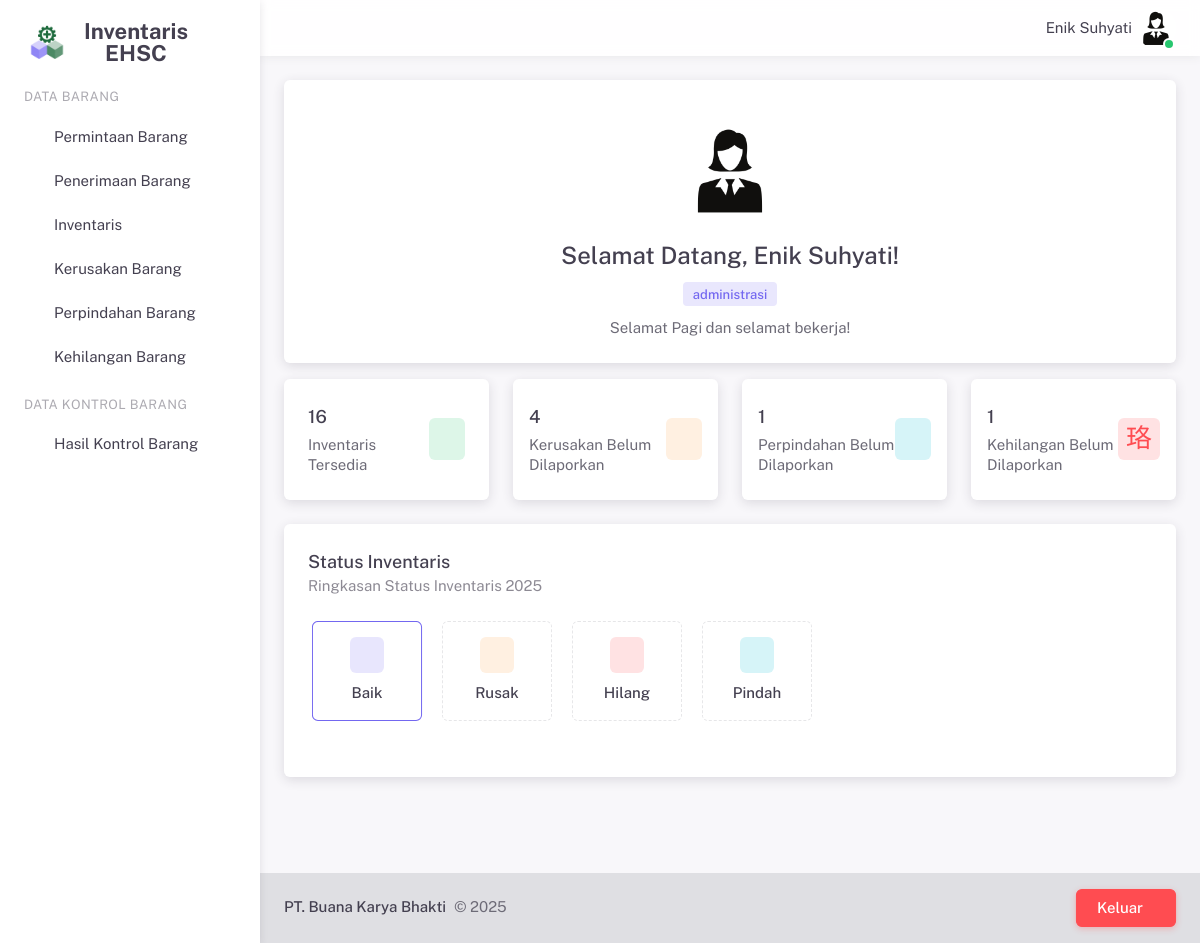
Screenshot of /pages/dashboard.php (signed in) with the database file from the repository.
### tables this page shows
CREATE TABLE `user` (
  `id_user` int(11) NOT NULL,
  `nama` varchar(255) NOT NULL,
  `username` varchar(255) NOT NULL,
  `password` varchar(255) NOT NULL,
  `email` varchar(255) NOT NULL,
  `jabatan` varchar(255) NOT NULL,
  `foto` varchar(255) NOT NULL,
  `hak_akses` int(11) NOT NULL
);

### server/sessionHandler.php (called while the page is built, shortened)
<?php
$id_user = $_SESSION['id_user'];
?>

### pages/dashboard.php (the view, shortened to what this page needs)
<?php
require('../server/sessionHandler.php');
require('../layouts/header.php');
$queryInventarisTersedia = "SELECT COUNT(*) as total_inventaris FROM inventaris WHERE jumlah_akhir > 0";
$resultInventarisTersedia = mysqli_query($conn, $queryInventarisTersedia);
$rowInventarisTersedia = mysqli_fetch_assoc($resultInventarisTersedia);
$totalInventarisTersedia = $rowInventarisTersedia['total_inventaris'];
$tahun_sekarang = date('Y');
$jam = date('H');
$queryKerusakan = "SELECT
                    (
                        COALESCE((SELECT SUM(jumlah_rusak) FROM kontrol_barang_cawu_satu), 0) +
                        COALESCE((SELECT SUM(jumlah_rusak) FROM kontrol_barang_cawu_dua), 0) +
                        COALESCE((SELECT SUM(jumlah_rusak) FROM kontrol_barang_cawu_tiga), 0) -
                        COALESCE((SELECT SUM(jumlah_kerusakan) FROM kerusakan_barang), 0)
                    ) as total_belum_dilaporkan";
$resultKerusakan = mysqli_query($conn, $queryKerusakan);
$rowKerusakan = mysqli_fetch_assoc($resultKerusakan);
$totalKerusakanBelumDilaporkan = $rowKerusakan['total_belum_dilaporkan'];
$queryPerpindahan = "SELECT
                    (
                        COALESCE((SELECT SUM(jumlah_pindah) FROM kontrol_barang_cawu_satu), 0) +
                        COALESCE((SELECT SUM(jumlah_pindah) FROM kontrol_barang_cawu_dua), 0) +
                        COALESCE((SELECT SUM(jumlah_pindah) FROM kontrol_barang_cawu_tiga), 0) -
                        COALESCE((SELECT SUM(jumlah_perpindahan) FROM perpindahan_barang), 0)
                    ) as total_belum_dilaporkan";
$resultPerpindahan = mysqli_query($conn, $queryPerpindahan);
$rowPerpindahan = mysqli_fetch_assoc($resultPerpindahan);
$totalPerpindahanBelumDilaporkan = $rowPerpindahan['total_belum_dilaporkan'];
$queryKehilangan = "SELECT
                    (
                        COALESCE((SELECT SUM(jumlah_hilang) FROM kontrol_barang_cawu_satu), 0) +
                        COALESCE((SELECT SUM(jumlah_hilang) FROM kontrol_barang_cawu_dua), 0) +
                        COALESCE((SELECT SUM(jumlah_hilang) FROM kontrol_barang_cawu_tiga), 0) -
                        COALESCE((SELECT SUM(jumlah_kehilangan) FROM kehilangan_barang), 0)
                    ) as total_belum_dilaporkan";
$resultKehilangan = mysqli_query($conn, $queryKehilangan);
$rowKehilangan = mysqli_fetch_assoc($resultKehilangan);
$totalKehilanganBelumDilaporkan = $rowKehilangan['total_belum_dilaporkan'];
?>
<div class="layout-wrapper layout-content-navbar">
    <div class="layout-container">
        <?php
        require('../layouts/sidePanel.php');
        ?>
        <div class="layout-page">
            <?php require('../layouts/navbar.php'); ?>
            <div class="content-wrapper">
                <div class="container-xxl flex-grow-1 container-p-y">
                    <div class="col-12 mb-4">
                        <div class="card">
                            <div class="card-body">
                                <div class="user-avatar-section text-center">
                                    <div class="d-flex flex-column align-items-center">
                                        <img class="img-fluid rounded my-4"
                                            src="../upload/user/<?php echo ($user['foto']); ?>" height="100" width="100"
                                            alt="User avatar" />
                                        <div class="user-info text-center mb-3">
                                            <h4 class="mb-2">Selamat Datang, <?php echo ($user['nama']); ?>!</h4>
                                            <span
                                                class="badge bg-label-primary"><?php echo ($user['jabatan']); ?></span>
                                        </div>
                                        <?php
                                        $ucapan = '';
                                        if ($jam >= 5 && $jam < 12) {
                                            $ucapan = "Selamat Pagi";
                                        } elseif ($jam >= 12 && $jam < 15) {
                                            $ucapan = "Selamat Siang";
                                        } elseif ($jam >= 15 && $jam < 18) {
                                            $ucapan = "Selamat Sore";
                                        } else {
                                            $ucapan = "Selamat Malam";
                                        }
                                        ?>
                                        <div class="welcome-message text-center">
                                            <p class="mb-0"><?php echo $ucapan; ?> dan selamat bekerja!</p>
                                        </div>
                                    </div>
                                </div>
                            </div>
                        </div>
                    </div>
                    <div class="row row-cols-1 row-cols-md-3 g-6 mb-12">
                        <div class="col-sm-6 col-lg-3">
                            <div class="card h-100">
                                <div class="card-body d-flex justify-content-between align-items-center">
                                    <div class="card-title mb-0">
                                        <h5 class="mb-1"><?php echo $totalInventarisTersedia; ?></h5>
                                        <p class="mb-0">Inventaris Tersedia</p>
                                    </div>
                                    <div class="card-icon">
                                        <span class="badge bg-label-success rounded p-2">
                                            <i class="ti ti-box ti-26px"></i>
                                        </span>
                                    </div>
                                </div>
                            </div>
                        </div>
                        <div class="col-sm-6 col-lg-3">
                            <div class="card h-100">
                                <div class="card-body d-flex justify-content-between align-items-center p-4">
                                    <div class="card-title mb-0">
                                        <h5 class="mb-1"><?php echo $totalKerusakanBelumDilaporkan; ?></h5>
                                        <p class="mb-0">Kerusakan Belum Dilaporkan</p>
                                    </div>
                                    <div class="card-icon">
                                        <span class="badge bg-label-warning rounded p-2">
                                            <i class="ti ti-alert-octagon ti-26px"></i>
                                        </span>
                                    </div>
                                </div>
                            </div>
                        </div>
                        <div class="col-sm-6 col-lg-3">
                            <div class="card h-100">
                                <div class="card-body d-flex justify-content-between align-items-center p-4">
                                    <div class="card-title mb-0">
                                        <h5 class="mb-1"><?php echo $totalPerpindahanBelumDilaporkan; ?></h5>
                                        <p class="mb-0">Perpindahan Belum Dilaporkan</p>
                                    </div>
                                    <div class="card-icon">
                                        <span class="badge bg-label-info rounded p-2">
                                            <i class="ti ti-arrows-exchange ti-26px"></i>
                                        </span>
                                    </div>
                                </div>
                            </div>
                        </div>
                        <div class="col-sm-6 col-lg-3">
                            <div class="card h-100">
                                <div class="card-body d-flex justify-content-between align-items-center p-4">
                                    <div class="card-title mb-0">
                                        <h5 class="mb-1"><?php echo $totalKehilanganBelumDilaporkan; ?></h5>
                                        <p class="mb-0">Kehilangan Belum Dilaporkan</p>
                                    </div>
                                    <div class="card-icon">
                                        <span class="badge bg-label-danger rounded p-2">
                                            <n class="ti ti-folder-question ti-26px"></i>
                                        </span>
                                    </div>
                                </div>
                            </div>
                        </div>
                        <div class="col-lg-12">
                            <div class="card mb-6">
                                <div class="card-header d-flex justify-content-between">
                                    <div class="card-title m-0">
                                        <h5 class="mb-1">Status Inventaris</h5>
                                        <p class="card-subtitle">Ringkasan Status Inventaris
                                            <?php echo $tahun_sekarang; ?>
                                        </p>
                                    </div>
                                </div>
                                <div class="card-body">
                                    <ul class="nav nav-tabs widget-nav-tabs pb-8 gap-4 mx-1 d-flex flex-nowrap"
                                        role="tablist">
                                        <li class="nav-item">
                                            <a href="javascript:void(0);"
                                                class="nav-link btn active d-flex flex-column align-items-center justify-content-center"
                                                role="tab" data-bs-toggle="tab" data-bs-target="#navs-tersedia-id"
                                                aria-controls="navs-tersedia-id" aria-selected="true">
                                                <div class="badge bg-label-success rounded p-2">
                                                    <i class="ti ti-checkbox ti-md"></i>
                                                </div>
                                                <h6 class="tab-widget-title mb-0 mt-2">Baik</h6>
                                            </a>
                                        </li>
                                        <li class="nav-item">
                                            <a href="javascript:void(0);"
                                                class="nav-link btn d-flex flex-column align-items-center justify-content-center"
                                                role="tab" data-bs-toggle="tab" data-bs-target="#navs-rusak-id"
                                                aria-controls="navs-rusak-id" aria-selected="false">
                                                <div class="badge bg-label-warning rounded p-2">
                                                    <i class="ti ti-alert-triangle ti-md"></i>
                                                </div>
                                                <h6 class="tab-widget-title mb-0 mt-2">Rusak</h6>
                                            </a>
                                        </li>
                                        <li class="nav-item">
                                            <a href="javascript:void(0);"
                                                class="nav-link btn d-flex flex-column align-items-center justify-content-center"
                                                role="tab" data-bs-toggle="tab" data-bs-target="#navs-hilang-id"
                                                aria-controls="navs-hilang-id" aria-selected="false">
                                                <div class="badge bg-label-danger rounded p-2">
                                                    <i class="ti ti-question-mark ti-md"></i>
                                                </div>
                                                <h6 class="tab-widget-title mb-0 mt-2">Hilang</h6>
                                            </a>
                                        </li>
                                        <li class="nav-item">
                                            <a href="javascript:void(0);"
                                                class="nav-link btn d-flex flex-column align-items-center justify-content-center"
                                                role="tab" data-bs-toggle="tab" data-bs-target="#navs-pindah-id"
                                                aria-controls="navs-pindah-id" aria-selected="false">
                                                <div class="badge bg-label-info rounded p-2">
                                                    <i class="ti ti-arrows-right-left ti-md"></i>
                                                </div>
                                                <h6 class="tab-widget-title mb-0 mt-2">Pindah</h6>
                                            </a>
                                        </li>
                                    </ul>
                                </div>
                            </div>
                        </div>
                    </div>
                </div>
                <?php require('../layouts/footer.php');?>
            </div>
        </div>

### layouts/navbar.php (shortened to what this page needs)
<?php
require_once('../server/configDB.php');
$query = mysqli_query($conn, "SELECT nama, jabatan, foto FROM user WHERE id_user='$id_user'");
$user = mysqli_fetch_array($query);
$photo_path = "../upload/user/" . $user['foto'];
?>
<nav class="layout-navbar navbar navbar-expand-xl align-items-center bg-navbar-theme" id="layout-navbar">
    <div class="container-xxl">
        <div class="navbar-nav-right d-flex align-items-center" id="navbar-collapse">
            <ul class="navbar-nav flex-row align-items-center ms-auto">
                <span class="ms-2 m-1"><?php echo $user['nama']; ?></span>
                <li class="nav-item navbar-dropdown dropdown-user dropdown">
                    <a class="nav-link dropdown-toggle hide-arrow p-0" data-bs-toggle="dropdown">
                        <div class="avatar avatar-online">
                            <img src="<?php echo $photo_path; ?>" alt class="rounded-circle" />
                        </div>
                    </a>
                </li>
            </ul>
        </div>
</nav>

### rows the page displays
user: nama "Enik Suhyati", foto (picture), jabatan "administrasi"

### other values shown
$ucapan "Selamat Pagi"
$totalInventarisTersedia "16"
$totalKerusakanBelumDilaporkan "4"
$totalPerpindahanBelumDilaporkan "1"
$totalKehilanganBelumDilaporkan "1"
